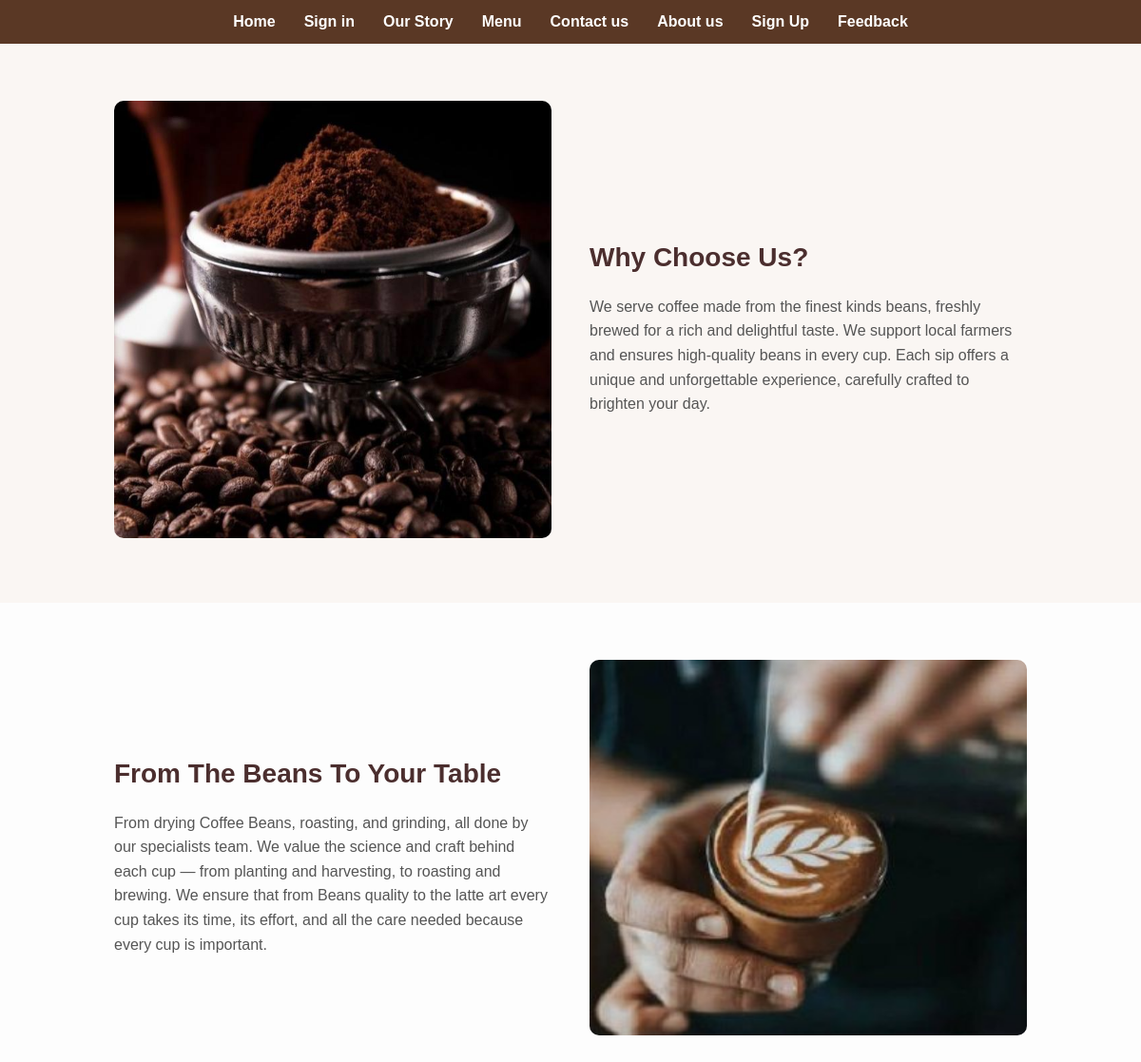
Page /Story.php on the committed database.
### tables this page shows
CREATE TABLE `our_story` (
  `id` int(11) NOT NULL,
  `section_title` varchar(255) NOT NULL,
  `section_text` text NOT NULL,
  `section_image` varchar(255) NOT NULL
);

### Story.php (the view, shortened to what this page needs)
<?php
$servername = "localhost";
$db_username = "root";
$db_password = "";
$dbname = "coffeeshop_db";
$conn = new mysqli($servername, $db_username, $db_password, $dbname);
$result = $conn->query("SELECT * FROM our_story ORDER BY id ASC");
$sections = [];
while ($row = $result->fetch_assoc()) {
    $sections[] = $row;
}
?>
<!DOCTYPE html>
<html lang="en">
<head>
<link rel="stylesheet" href="Main.css">
<link rel="stylesheet" href="Story.css">
</head>
<body>
<nav>
  <ul>
    <li><a href="Home.php">Home</a></li>
    <li><a href="Signin.php">Sign in</a></li>
    <li><a href="Story.php">Our Story</a></li>
    <li><a href="menu updated.php">Menu</a></li>
    <li><a href="ContactUs.php">Contact us</a></li>
    <li><a href="AboutUs.php">About us</a></li>
    <li><a href="SignUp.php">Sign Up</a></li>
    <li><a href="feedback.php">Feedback</a></li>
  </ul>
</nav>
<?php foreach ($sections as $section): ?>
<section class="story-section">
    <section class="story-text">
        <h2><?php echo htmlspecialchars($section['section_title']); ?></h2>
        <p><?php echo nl2br(htmlspecialchars($section['section_text'])); ?></p>
    </section>
    <section class="story-image">
        <img src="<?php echo htmlspecialchars($section['section_image']); ?>" alt="">
    </section>
</section>
<?php endforeach; ?>
</body>
</html>

### Main.css (style rules this page uses)
nav { background-color: #5a3825; padding: 10px; }
nav ul { list-style: none; margin: 0; padding: 0; display: flex; justify-content: center; }
nav ul li { margin: 0 15px; }
nav ul li a { text-decoration: none; color: white; font-weight: bold; }
body { max-width: auto; font-family: Arial, sans-serif; margin: 0; padding: 0; background-color: #fdfdfd; color: #333; line-height: 1.6; }

### Story.css (style rules this page uses)
.story-section { display: flex; align-items: center; gap: 40px; padding: 60px 10%; }
.story-text { flex: 1; }
.story-text h2 { font-size: 28px; margin-bottom: 15px; color: #4b2e2e; }
.story-text p { font-size: 16px; color: #555; }
.story-image { flex: 1; }
.story-image img { width: 100%; max-width: 500px; border-radius: 10px; }
.story-section:nth-child(even) { flex-direction: row-reverse; background: #faf6f3; }

### rows in the picture
our_story: section_title "Why Choose Us?", section_text "We serve coffee made from the finest kinds beans, freshly brewed for a rich and delightful taste. We support local farmers and ensures high-quality beans in every cup. Each sip offers a unique and unforgettable experience, carefully crafted to brighten your day.", section_image (picture)
our_story: section_title "From The Beans To Your Table", section_text "From drying Coffee Beans, roasting, and grinding, all done by our specialists team. We value the science and craft behind each cup — from planting and harvesting, to roasting and brewing. We ensure that from Beans quality to the latte art every cup takes its time, its effort, and all the care needed because every cup is important.", section_image (picture)
